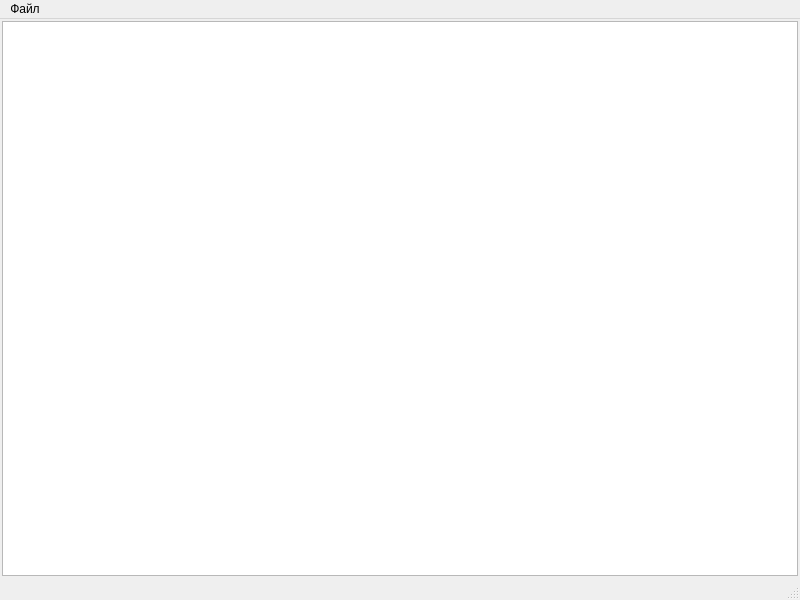
<?xml version="1.0" encoding="UTF-8"?>
<ui version="4.0">
 <class>MainWindow</class>
 <widget class="QMainWindow" name="MainWindow">
  <property name="geometry">
   <rect>
    <x>0</x>
    <y>0</y>
    <width>800</width>
    <height>600</height>
   </rect>
  </property>
  <property name="windowTitle">
   <string>MainWindow</string>
  </property>
  <widget class="QWidget" name="centralwidget">
   <layout class="QHBoxLayout" name="horizontalLayout">
    <property name="spacing">
     <number>2</number>
    </property>
    <property name="leftMargin">
     <number>2</number>
    </property>
    <property name="topMargin">
     <number>2</number>
    </property>
    <property name="rightMargin">
     <number>2</number>
    </property>
    <property name="bottomMargin">
     <number>2</number>
    </property>
    <item>
     <widget class="QPlainTextEdit" name="plainTextEdit">
      <property name="sizePolicy">
       <sizepolicy hsizetype="Preferred" vsizetype="Preferred">
        <horstretch>0</horstretch>
        <verstretch>0</verstretch>
       </sizepolicy>
      </property>
     </widget>
    </item>
   </layout>
  </widget>
  <widget class="QMenuBar" name="menubar">
   <property name="geometry">
    <rect>
     <x>0</x>
     <y>0</y>
     <width>800</width>
     <height>26</height>
    </rect>
   </property>
   <widget class="QMenu" name="menu">
    <property name="title">
     <string>Файл</string>
    </property>
    <addaction name="openHtml_action"/>
    <addaction name="saveHtml_action"/>
    <addaction name="separator"/>
    <addaction name="exit_action"/>
   </widget>
   <addaction name="menu"/>
  </widget>
  <widget class="QStatusBar" name="statusbar"/>
  <action name="openHtml_action">
   <property name="text">
    <string>Открыть html</string>
   </property>
  </action>
  <action name="saveHtml_action">
   <property name="text">
    <string>Сохранить html</string>
   </property>
  </action>
  <action name="exit_action">
   <property name="text">
    <string>Выход</string>
   </property>
  </action>
 </widget>
 <resources/>
 <connections/>
</ui>
